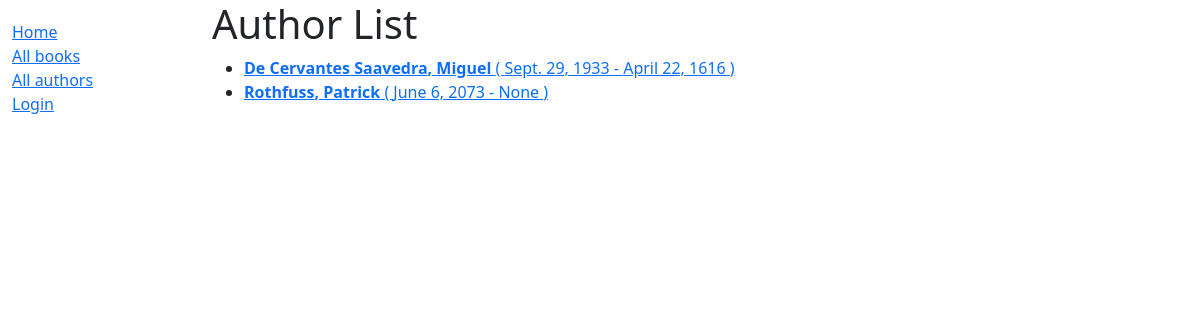
The app's page /catalog/authors/, older data.
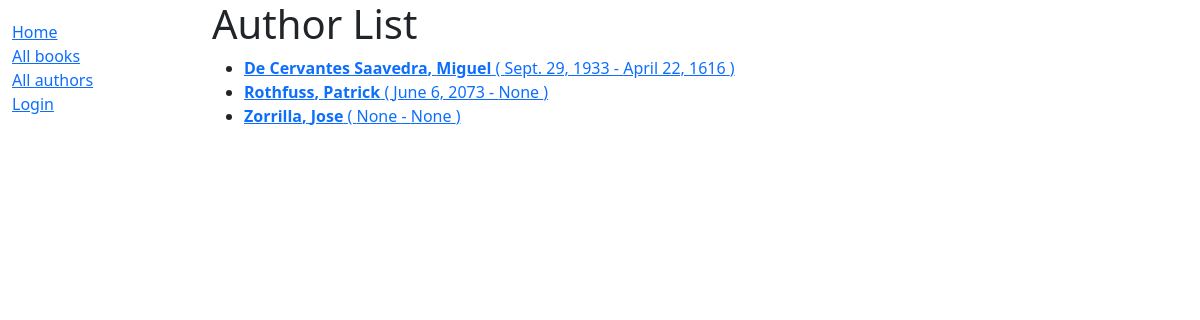
The same page, newer data.
### catalog/models.py (models this page shows, shortened)
class Author(models.Model):
    first_name = models.CharField(max_length=100)
    last_name = models.CharField(max_length=100)
    date_of_birth = models.DateField(null=True, blank=True)
    date_of_death = models.DateField('died', null=True, blank=True)
    class Meta:
        ordering = ['last_name', 'first_name']

### catalog/views.py (the view)
# urls.py: path('authors/', views.AuthorListView.as_view(), name="authors"),
class AuthorListView(generic.ListView):
	model = Author
	context_object_name = 'author_list'
	paginate_by = 10

### catalog/templates/catalog/author_list.html
{% extends 'base_generic.html' %}
{% block content %}
<h1> Author List </h1>
{% if author_list %}
<ul type="1">
	{% for author in author_list %}
	<li>
		<a href="{% url 'author-detail' author.pk %}">
			<b>{{ author.last_name }}, {{ author.first_name }}</b>
			( {{ author.date_of_birth }} - {{ author.date_of_death }} )
		</a>
	</li>
	{% endfor %}
</ul>
{% else %}
	<p>There is no author.</p>
{% endif %}
{% endblock %}

Row changes from the older to the newer data that the page shows:
added Author: last_name "Zorrilla", first_name "Jose", date_of_birth "None", date_of_death "None"
